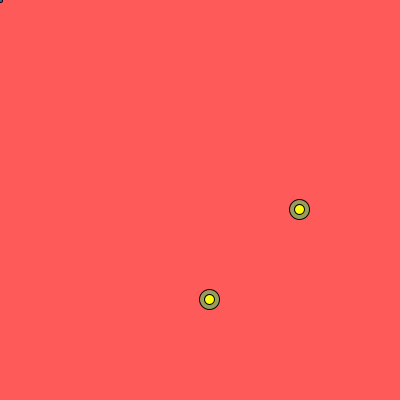
Frame 1 (no input)
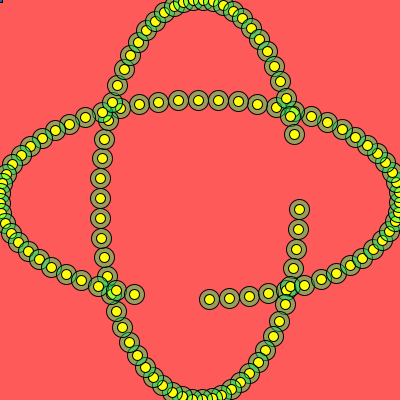
Frame 60 (the mouse pressed at the canvas centre just before this capture)
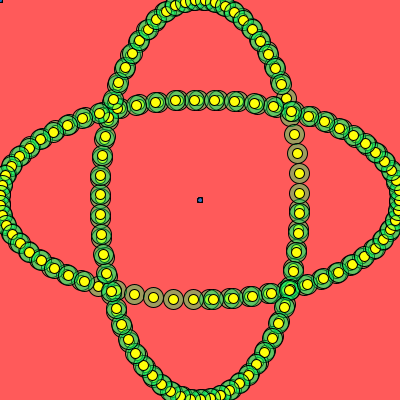
Frame 120 (the mouse held since frame 60 and released just before this capture)

The Processing sketch that drew these frames (run headless with seeded random() and noise(); from frame 60 on, the mouse is pressed at the canvas centre):

// Processing sketch: processing_135478
// ── processing_135478.pde

float i = 0;
void setup() {
  size(400, 400);
  background(300, 90, 90);
}
void draw() {
//background(255);
fill(i*2, 500, 102, 102);
i=i+0.05;
float posicionX = 200*sin(i);
//oscilandode forma no coordinada
float posicionY = 100*cos(i);
  ellipse(width/2+posicionX, height/2+posicionY, 20, 20);
  ellipse(width/2+posicionY, height/2+posicionX, 20, 20);
 fill(500, 300, 10);
  i=i+0.05;
float posicionT = 200*sin(i);
//oscilandode forma no coordinada
float posicionE = 100*cos(i);
  ellipse(width/2+posicionX, height/2+posicionY, 10, 10);
  ellipse(width/2+posicionY, height/2+posicionX, 10, 10);
  fill(i*5, 110, 190, 190);
  ellipse(mouseX,mouseY,5,5);  
}
